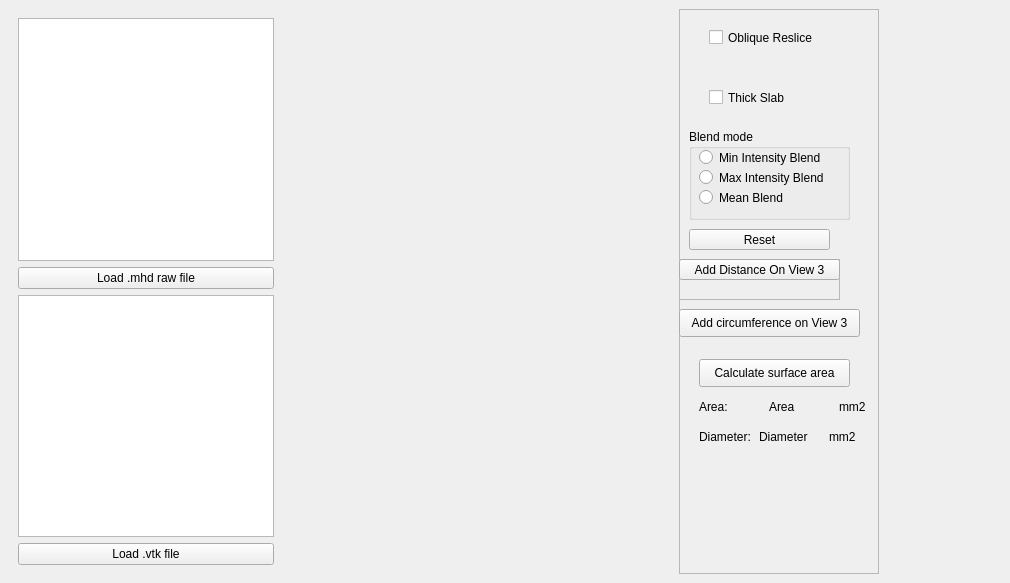
<?xml version="1.0" encoding="UTF-8"?>
<ui version="4.0">
 <class>MPRViewer</class>
 <widget class="QMainWindow" name="MPRViewer">
  <property name="geometry">
   <rect>
    <x>0</x>
    <y>0</y>
    <width>1010</width>
    <height>583</height>
   </rect>
  </property>
  <property name="windowTitle">
   <string>MPRViewer</string>
  </property>
  <property name="windowIcon">
   <iconset>
    <normaloff>:/Icons/help.png</normaloff>:/Icons/help.png</iconset>
  </property>
  <property name="iconSize">
   <size>
    <width>22</width>
    <height>22</height>
   </size>
  </property>
  <widget class="QWidget" name="centralwidget">
   <layout class="QHBoxLayout" name="horizontalLayout">
    <item alignment="Qt::AlignLeft">
     <widget class="QFrame" name="frame">
      <property name="sizePolicy">
       <sizepolicy hsizetype="Expanding" vsizetype="Expanding">
        <horstretch>0</horstretch>
        <verstretch>0</verstretch>
       </sizepolicy>
      </property>
      <layout class="QVBoxLayout" name="verticalLayout">
       <item>
        <widget class="QListWidget" name="listWidget"/>
       </item>
       <item>
        <widget class="QPushButton" name="loadFileButton">
         <property name="text">
          <string>Load .mhd raw file</string>
         </property>
        </widget>
       </item>
       <item>
        <widget class="QListWidget" name="listWidget_2"/>
       </item>
       <item>
        <widget class="QPushButton" name="loadVTKButton">
         <property name="text">
          <string>Load .vtk file</string>
         </property>
        </widget>
       </item>
      </layout>
     </widget>
    </item>
    <item>
     <layout class="QGridLayout" name="gridLayout_2">
      <item row="1" column="0">
       <widget class="QVTKWidget" name="view2" native="true"/>
      </item>
      <item row="0" column="1">
       <widget class="QVTKWidget" name="view4" native="true"/>
      </item>
      <item row="1" column="1">
       <widget class="QVTKWidget" name="view3" native="true"/>
      </item>
      <item row="0" column="0">
       <widget class="QVTKWidget" name="view1" native="true"/>
      </item>
     </layout>
    </item>
    <item>
     <spacer name="horizontalSpacer">
      <property name="orientation">
       <enum>Qt::Horizontal</enum>
      </property>
      <property name="sizeType">
       <enum>QSizePolicy::Maximum</enum>
      </property>
      <property name="sizeHint" stdset="0">
       <size>
        <width>13</width>
        <height>17</height>
       </size>
      </property>
     </spacer>
    </item>
    <item alignment="Qt::AlignLeft">
     <widget class="QFrame" name="frame">
      <property name="sizePolicy">
       <sizepolicy hsizetype="Maximum" vsizetype="Preferred">
        <horstretch>0</horstretch>
        <verstretch>0</verstretch>
       </sizepolicy>
      </property>
      <property name="minimumSize">
       <size>
        <width>200</width>
        <height>0</height>
       </size>
      </property>
      <property name="maximumSize">
       <size>
        <width>300</width>
        <height>16777215</height>
       </size>
      </property>
      <property name="frameShape">
       <enum>QFrame::StyledPanel</enum>
      </property>
      <property name="frameShadow">
       <enum>QFrame::Raised</enum>
      </property>
      <widget class="QCheckBox" name="resliceModeCheckBox">
       <property name="enabled">
        <bool>true</bool>
       </property>
       <property name="geometry">
        <rect>
         <x>30</x>
         <y>20</y>
         <width>121</width>
         <height>17</height>
        </rect>
       </property>
       <property name="text">
        <string>Oblique Reslice</string>
       </property>
      </widget>
      <widget class="QCheckBox" name="thickModeCheckBox">
       <property name="geometry">
        <rect>
         <x>30</x>
         <y>80</y>
         <width>101</width>
         <height>17</height>
        </rect>
       </property>
       <property name="text">
        <string>Thick Slab</string>
       </property>
      </widget>
      <widget class="QGroupBox" name="blendModeGroupBox">
       <property name="geometry">
        <rect>
         <x>10</x>
         <y>120</y>
         <width>161</width>
         <height>91</height>
        </rect>
       </property>
       <property name="title">
        <string>Blend mode</string>
       </property>
       <widget class="QRadioButton" name="radioButton_Min">
        <property name="geometry">
         <rect>
          <x>10</x>
          <y>20</y>
          <width>141</width>
          <height>17</height>
         </rect>
        </property>
        <property name="text">
         <string>Min Intensity Blend</string>
        </property>
       </widget>
       <widget class="QRadioButton" name="radioButton_Max">
        <property name="geometry">
         <rect>
          <x>10</x>
          <y>40</y>
          <width>141</width>
          <height>17</height>
         </rect>
        </property>
        <property name="text">
         <string>Max Intensity Blend</string>
        </property>
       </widget>
       <widget class="QRadioButton" name="radioButton_Mean">
        <property name="geometry">
         <rect>
          <x>10</x>
          <y>60</y>
          <width>111</width>
          <height>17</height>
         </rect>
        </property>
        <property name="text">
         <string>Mean Blend</string>
        </property>
       </widget>
      </widget>
      <widget class="QPushButton" name="resetButton">
       <property name="geometry">
        <rect>
         <x>10</x>
         <y>220</y>
         <width>141</width>
         <height>21</height>
        </rect>
       </property>
       <property name="text">
        <string>Reset</string>
       </property>
       <property name="icon">
        <iconset resource="MPRViewerIcons.qrc">
         <normaloff>:/common/data/icons/open.png</normaloff>:/common/data/icons/open.png</iconset>
       </property>
      </widget>
      <widget class="QFrame" name="frame_2">
       <property name="geometry">
        <rect>
         <x>0</x>
         <y>250</y>
         <width>161</width>
         <height>41</height>
        </rect>
       </property>
       <property name="frameShape">
        <enum>QFrame::StyledPanel</enum>
       </property>
       <property name="frameShadow">
        <enum>QFrame::Raised</enum>
       </property>
       <widget class="QPushButton" name="AddDistance3Button">
        <property name="geometry">
         <rect>
          <x>0</x>
          <y>0</y>
          <width>161</width>
          <height>21</height>
         </rect>
        </property>
        <property name="text">
         <string>Add Distance On View 3</string>
        </property>
       </widget>
      </widget>
      <widget class="QPushButton" name="addCircumferenceButton">
       <property name="geometry">
        <rect>
         <x>0</x>
         <y>300</y>
         <width>181</width>
         <height>28</height>
        </rect>
       </property>
       <property name="text">
        <string>Add circumference on View 3</string>
       </property>
      </widget>
      <widget class="QLabel" name="surfaceAreaLabel">
       <property name="geometry">
        <rect>
         <x>90</x>
         <y>390</y>
         <width>61</width>
         <height>16</height>
        </rect>
       </property>
       <property name="text">
        <string>Area</string>
       </property>
      </widget>
      <widget class="QPushButton" name="calculateCircumferenceButton">
       <property name="geometry">
        <rect>
         <x>20</x>
         <y>350</y>
         <width>151</width>
         <height>28</height>
        </rect>
       </property>
       <property name="text">
        <string>Calculate surface area</string>
       </property>
      </widget>
      <widget class="QLabel" name="label">
       <property name="geometry">
        <rect>
         <x>20</x>
         <y>390</y>
         <width>55</width>
         <height>16</height>
        </rect>
       </property>
       <property name="text">
        <string>Area:</string>
       </property>
      </widget>
      <widget class="QLabel" name="label_2">
       <property name="geometry">
        <rect>
         <x>20</x>
         <y>420</y>
         <width>55</width>
         <height>16</height>
        </rect>
       </property>
       <property name="text">
        <string>Diameter:</string>
       </property>
      </widget>
      <widget class="QLabel" name="diameterLabel">
       <property name="geometry">
        <rect>
         <x>80</x>
         <y>420</y>
         <width>61</width>
         <height>16</height>
        </rect>
       </property>
       <property name="text">
        <string>Diameter</string>
       </property>
      </widget>
      <widget class="QLabel" name="label_3">
       <property name="geometry">
        <rect>
         <x>160</x>
         <y>390</y>
         <width>55</width>
         <height>16</height>
        </rect>
       </property>
       <property name="text">
        <string>mm2</string>
       </property>
      </widget>
      <widget class="QLabel" name="label_4">
       <property name="geometry">
        <rect>
         <x>150</x>
         <y>420</y>
         <width>55</width>
         <height>16</height>
        </rect>
       </property>
       <property name="text">
        <string>mm2</string>
       </property>
      </widget>
     </widget>
    </item>
   </layout>
  </widget>
  <action name="actionOpenFile">
   <property name="enabled">
    <bool>true</bool>
   </property>
   <property name="icon">
    <iconset>
     <normaloff>:/Icons/fileopen.png</normaloff>:/Icons/fileopen.png</iconset>
   </property>
   <property name="text">
    <string>Open File...</string>
   </property>
  </action>
  <action name="actionExit">
   <property name="icon">
    <iconset>
     <normaloff>.</normaloff>.</iconset>
   </property>
   <property name="text">
    <string>Exit</string>
   </property>
  </action>
  <action name="actionPrint">
   <property name="icon">
    <iconset>
     <normaloff>:/Icons/print.png</normaloff>:/Icons/print.png</iconset>
   </property>
   <property name="text">
    <string>Print</string>
   </property>
  </action>
  <action name="actionHelp">
   <property name="icon">
    <iconset>
     <normaloff>:/Icons/help.png</normaloff>:/Icons/help.png</iconset>
   </property>
   <property name="text">
    <string>Help</string>
   </property>
  </action>
  <action name="actionSave">
   <property name="icon">
    <iconset>
     <normaloff>:/Icons/filesave.png</normaloff>:/Icons/filesave.png</iconset>
   </property>
   <property name="text">
    <string>Save</string>
   </property>
  </action>
 </widget>
 <customwidgets>
  <customwidget>
   <class>QVTKWidget</class>
   <extends>QWidget</extends>
   <header>QVTKWidget.h</header>
  </customwidget>
 </customwidgets>
 <resources>
  <include location="MPRViewerIcons.qrc"/>
 </resources>
 <connections/>
</ui>
